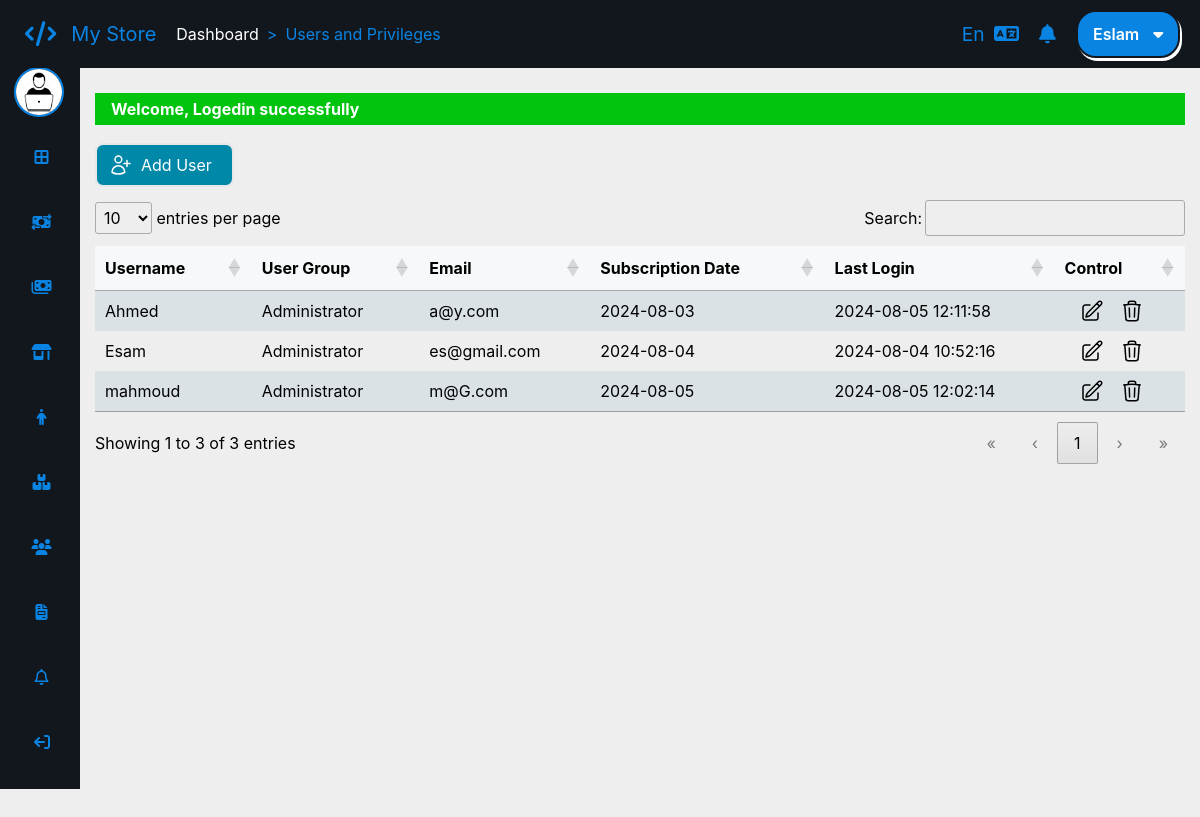
Page /users (signed in) on the committed database.
### tables this page shows
CREATE TABLE `app_users` (
  `UserId` int(10) UNSIGNED NOT NULL,
  `Username` varchar(15) NOT NULL,
  `Password` char(60) NOT NULL,
  `Email` varchar(40) NOT NULL,
  `PhoneNumber` varchar(15) DEFAULT NULL,
  `SubscriptionDate` date NOT NULL,
  `LastLogin` datetime NOT NULL,
  `GroupId` tinyint(3) UNSIGNED NOT NULL,
  `Status` tinyint(1) NOT NULL DEFAULT 1
);

CREATE TABLE `app_users_groups` (
  `GroupId` tinyint(3) UNSIGNED NOT NULL,
  `GroupName` varchar(20) NOT NULL,
  `GroupNameAr` varchar(30) NOT NULL
);

### app/controllers/abstractcontroller.php (called while the page is built, shortened)
<?php
class AbstractController
{
    protected $_controller;
    protected $_action;
    protected $_data = [];
    protected $_template;
    protected $_registry;
    public function setRegistry($registry)
    {
        $this->_registry = $registry;
    }
    public function __get($key)
    {
        return $this->_registry->$key;
    }
    public function setController($controller)
    {
        $this->_controller = $controller;
    }
    public function setAction($action)
    {
        $this->_action = $action;
    }
    public function setTemplate($template)
    {
        $this->_template = $template;
    }
    protected function _view()
    {
        $view = VIEWS_PATH . $this->_controller . DS . $this->_action . '.view.php';
        $this->language->getDictionary();
        $this->_data = array_merge($this->_data, $this->language->getDictionary());
        $this->_template->setRegistry($this->_registry);
        $this->_template->setActionViewFile($view);
        $this->_template->setAppData($this->_data);
        $this->_template->renderApp();
    }
}

### app/controllers/userscontroller.php (called while the page is built, shortened)
<?php
class UsersController extends AbstractController
{
    public function defaultAction()
    {
        $this->_data['users'] = UserModel::getUsers($this->session->u);
        $this->_view();
    }
}

### app/lib/frontcontroller.php (called while the page is built, shortened)
<?php
class FrontController
{
    private $_controller = 'index';
    private $_action = 'default';
    private $_params = array();
    private $_template;
    private $_registry;
    public function __construct(Template $template, Registry $registry, Authentication $auth)
    {
        $this->_template = $template;
        $this->_registry = $registry;
    }
    private function _parseUrl()
    {
        $url = explode("/", trim(parse_url($_SERVER['REQUEST_URI'], PHP_URL_PATH), '/'), 3);
        if (isset($url[0]) && $url[0] != '') {
            $this->_controller = $url[0];
        }
    }
    public function dispatch()
    {
        $actionName = $this->_action . 'Action';
        $controller = new $controllerClassName();
        $controller->setController($this->_controller);
        $controller->setAction($this->_action);
        $controller->setParams($this->_params);
        $controller->setTemplate($this->_template);
        $controller->setRegistry($this->_registry);
        $controller->$actionName();
    }
}

### public/index.php (called while the page is built, shortened)
<?php
require_once ".." . DIRECTORY_SEPARATOR . "app" . DIRECTORY_SEPARATOR . "lib" . DIRECTORY_SEPARATOR . "database" . DIRECTORY_SEPARATOR . "pdodatabase.php";
$session = new SessionManager();
$session->start();
$template_parts = require_once '..' . DS . 'app' . DS . 'config' . DS . 'templateconfig.php';
$template = new Template($template_parts);
$language = new Language();
$messgenger = Messenger::getInstance($session);
$authentication = Authentication::getInstance($session);
$notification = Notification::getInstance();
$registry = Registry::getInstance();
$registry->session = $session;
$registry->language = $language;
$registry->messenger = $messgenger;
$registry->notification = $notification;
$front = new FrontController($template, $registry, $authentication);
$front->dispatch();

### app/lib/sessionmanager.php (called while the page is built, shortened)
<?php
class SessionManager extends \SessionHandler
{
    public function __get($name)
    {
        return  false !== $_SESSION[$name] ? $_SESSION[$name] : false;
    }
}

### app/models/usermodel.php (called while the page is built, shortened)
<?php
class UserModel extends AbstractModel
{
    protected static $tableName = 'app_users';
    public function __get($prop)
    {
        return $this->$prop;
    }
    public static function getUsers(UserModel $user)
    {
        return self::get(
            'SELECT au.*, aug.GroupName GroupName FROM ' . self::$tableName . ' au INNER JOIN app_users_groups aug ON aug.GroupId = au.GroupId WHERE au.UserId != ' . $user->UserId
        );
    }
}

### app/lib/database/databasehandler.php (called while the page is built, shortened)
<?php
abstract class DatabaseHandler
{
    public static function factory()
    {
        $driver = DATABASE_CONN_DRIVER;
        if ($driver === self::DATABASE_DRIVER_PDO) {
            return PDOabsHandler::getInstance();
        } elseif ($driver === self::DATABASE_DRIVER_MYSQLI) {
            return MYSQLIabsHandler::getInstance();
        }
    }
}

### app/lib/database/pdodatabase.php (called while the page is built, shortened)
<?php
class PDOabsHandler extends DatabaseHandler
{
    private static $_instance;
    private static $_handler;
    public function __call($name, $arguments)
    {
        return call_user_func_array([&self::$_handler, $name], $arguments);
    }
    protected static function ini()
    {
        try {
            self::$_handler = new \PDO('mysql://hostname=' . DATABASE_HOST_NAME . ";dbname=" . DATABASE_DB_NAME, DATABASE_USER_NAME, DATABASE_PASSWORD, [
                \PDO::MYSQL_ATTR_INIT_COMMAND => "SET NAMES UTF8",
                \PDO::ATTR_ERRMODE => \PDO::ERRMODE_EXCEPTION
            ]);
        } catch (\PDOException $exception) {
            echo $exception->getMessage();
        }
    }
    public static function getInstance()
    {
        if(self::$_instance === null) {
            self::$_instance = new self();
        }
        return self::$_instance;
    }
}

### app/models/abstractmodel.php (called while the page is built, shortened)
<?php
class AbstractModel
{
    protected static $tableSchema;
    public static function get($sql, $options = array())
    {
        $stmt = DatabaseHandler::factory()->prepare($sql);
        $stmt->execute();
        $result = $stmt->fetchAll(\PDO::FETCH_CLASS | \PDO::FETCH_PROPS_LATE, get_called_class(), array_keys(static::$tableSchema));
        return is_array($result) && !empty($result) ? $result : false;
    }
}

### app/views/users/default.view.php (the view, shortened to what this page needs)
<div class="">
    <a href="/users/create" class="py-2 px-3 rounded-lg bg-[#0088a9] text-[#FFF] my-2 inline-block  hover:bg-[#FFF] hover:text-[#0088a9] border-2 hover:border-[#0088a9]">
        <div class="flex justify-center">
            <div class="mx-2">
                <?= $text_add_user ?>
            </div>
        </div>
    </a>
    <table class="<?= $this->session->lang == 'ar' ? $this->session->lang : null ?>" id="data">
        <thead>
            <tr>
                <th><?= $text_table_username ?></th>
                <th><?= $text_table_group ?></th>
                <th><?= $text_table_email ?></th>
                <th><?= $text_table_subscription_date ?></th>
                <th><?= $text_table_last_login ?></th>
                <th><?= $text_table_control ?></th>
            </tr>
        </thead>
        <tbody>
            <?php
            if (false !== $users) {
                foreach ($users as $user) {
            ?>
                    <tr>
                        <td><?= $user->Username ?></td>
                        <td><?= $user->GroupName ?></td>
                        <td><?= $user->Email ?></td>
                        <td><?= $user->SubscriptionDate ?></td>
                        <td><?= $user->LastLogin ?></td>
                        <td>
                            <div class="flex items-center justify-center ">
                                <div class="transition-all duration-100 ease-linear hover:text-[#0088a9] cursor-pointer">
                                    <a class="edit" href="/users/edit/<?= $user->UserId ?>">
                                    </a>
                                </div>
                                <div class="transition-all duration-100 ease-linear hover:text-[#a90017] cursor-pointer mx-4">
                                    <a class="delete" href="/users/delete/<?= $user->UserID ?>" onclick="if(!confirm('<?= $text_delete_user ?>')) return false;">
                                    </a>
                                </div>
                            </div>
                        </td>
                    </tr>
            <?php
                }
            }
            ?>
        </tbody>
    </table>
</div>

### app/lib/template/template.php (shortened to what this page needs)
<?php
class Template
{
    private $_templateParts;
    private $_action_view;
    private $_registry;
    public function __construct(array $parts)
    {
        $this->_templateParts = $parts;
    }
    public function setActionViewFile($actionViewPath)
    {
        $this->_action_view = $actionViewPath;
    }
    public function setRegistry($registry)
    {
        $this->_registry = $registry;
    }
    public function __get($key)
    {
        return $this->_registry->$key;
    }
    private function renderTemplateHeaderStart()
    {
        require_once TEMPLATE_PATH . 'templateheaderstart.php';
    }
    private function renderTemplateHeaderEnd()
    {
        require_once TEMPLATE_PATH . 'templateheaderend.php';
    }
    private function renderTemplateContentStart()
    {
        require_once TEMPLATE_PATH . 'templatecontentstart.php';
    }
    private function renderTemplateFooter()
    {
        require_once TEMPLATE_PATH . 'templatefooter.php';
    }
    private function renderWrapperStart()
    {
        require_once TEMPLATE_PATH . 'wrapperstart.php';
    }
    private function renderWrapperEnd()
    {
        require_once TEMPLATE_PATH . 'wrapperend.php';
    }
    private function renderTemplateBlocks()
    {
        if (!array_key_exists('template', $this->_templateParts)) {
            trigger_error("Sorry you have define the template blocks", E_USER_WARNING);
        } else {
            $parts = $this->_templateParts['template'];
            if (!empty($parts)) {
                foreach ($parts as $partKey => $file) {
                    if ($partKey === ':view') {
                        require_once $this->_action_view;
                    } else {
                        require_once $file;
                    }
                }
            }
        }
    }
    private function renderHeaderResources()
    {
        $output = '';
        if (!array_key_exists('header_resources', $this->_templateParts)) {
            trigger_error("Sorry you have define the template header resources", E_USER_WARNING);
        } else {
            $headerResources = $this->_templateParts['header_resources'];
            if (!empty($headerResources)) {
                $css = $headerResources['css'];
                if (!empty($css)) {
                    foreach ($css as $cssKry => $path) {
                        $output .= '<link rel="stylesheet" href="' . $path . '" />';
                    }
                }
                $js = $headerResources['js'];
                if (!empty($js)) {
                    foreach ($js as $jsKey => $path) {
                        $output .= '<script src="' . $path . '"></script>';
                    }
                }
            }
        }
        echo $output;
    }
    public function renderApp()
    {
        $this->renderHeaderResources();
        $this->renderTemplateBlocks();
    }
}

### public/css/styles.css (style rules this page uses)
:root { --main-background: #12171e; --main-text-color: #0984e3; }
* { margin: 0; padding: 0; box-sizing: border-box; font-family: "Inter"; }

### public/css/datatables.css (style rules this page uses)
:root { --dt-row-selected: 13, 110, 253; --dt-row-selected-text: 255, 255, 255; --dt-row-selected-link: 9, 10, 11; --dt-row-stripe: 0, 0, 0; --dt-row-hover: 0, 0, 0; --dt-column-ordering: 0, 0, 0; --dt-html-background: white; }
table.dataTable thead > tr > th.dt-orderable-asc, table.dataTable thead > tr > th.dt-orderable-desc, table.dataTable thead > tr > th.dt-ordering-asc, table.dataTable thead > tr > th.dt-ordering-desc, table.dataTable thead > tr > td.dt-orderable-asc, table.dataTable thead > tr > td.dt-orderable-desc, table.dataTable thead > tr > td.dt-ordering-asc, table.dataTable thead > tr > td.dt-ordering-desc { position: relative; padding-right: 30px; }
table.dataTable thead > tr > th.dt-orderable-asc, table.dataTable thead > tr > th.dt-orderable-desc, table.dataTable thead > tr > td.dt-orderable-asc, table.dataTable thead > tr > td.dt-orderable-desc { cursor: pointer; }
table.dataTable th, table.dataTable td { box-sizing: border-box; }
table.dataTable thead th, table.dataTable thead td, table.dataTable tfoot th, table.dataTable tfoot td { text-align: left; }
table.dataTable { width: 100%; margin: 0 auto; border-spacing: 0; }
table.dataTable thead th, table.dataTable tfoot th { font-weight: bold; }
table.dataTable > thead > tr > th, table.dataTable > thead > tr > td { padding: 10px; border-bottom: 1px solid rgba(0, 0, 0, 0.3); }
table.dataTable > tbody > tr { background-color: transparent; }
table.dataTable > tbody > tr:first-child > * { border-top: none; }
table.dataTable > tbody > tr:last-child > * { border-bottom: none; }
table.dataTable > tbody > tr > th, table.dataTable > tbody > tr > td { padding: 8px 10px; }
div.dt-container.dt-empty-footer tbody > tr:last-child > * { border-bottom: 1px solid rgba(0, 0, 0, 0.3); }

### public/css/input.css (style rules this page uses)
body { @apply bg-[#eee]; }
thead tr { background-color: #f5f9fa; }
tbody tr:nth-child(odd) { background-color: #dae2e6 !important; }
.dataTable { @apply !w-full transition-all duration-500 ease-in-out; }

### rows in the picture
app_users: Username "Ahmed", GroupId.GroupName "Administrator", Email "a@y.com", SubscriptionDate "2024-08-03", LastLogin "2024-08-05 12:11:58"
app_users: Username "Esam", GroupId.GroupName "Administrator", Email "es@gmail.com", SubscriptionDate "2024-08-04", LastLogin "2024-08-04 10:52:16"
app_users: Username "mahmoud", GroupId.GroupName "Administrator", Email "m@G.com", SubscriptionDate "2024-08-05", LastLogin "2024-08-05 12:02:14"

### other values in the picture
$message[0] "Welcome, Logedin successfully"
